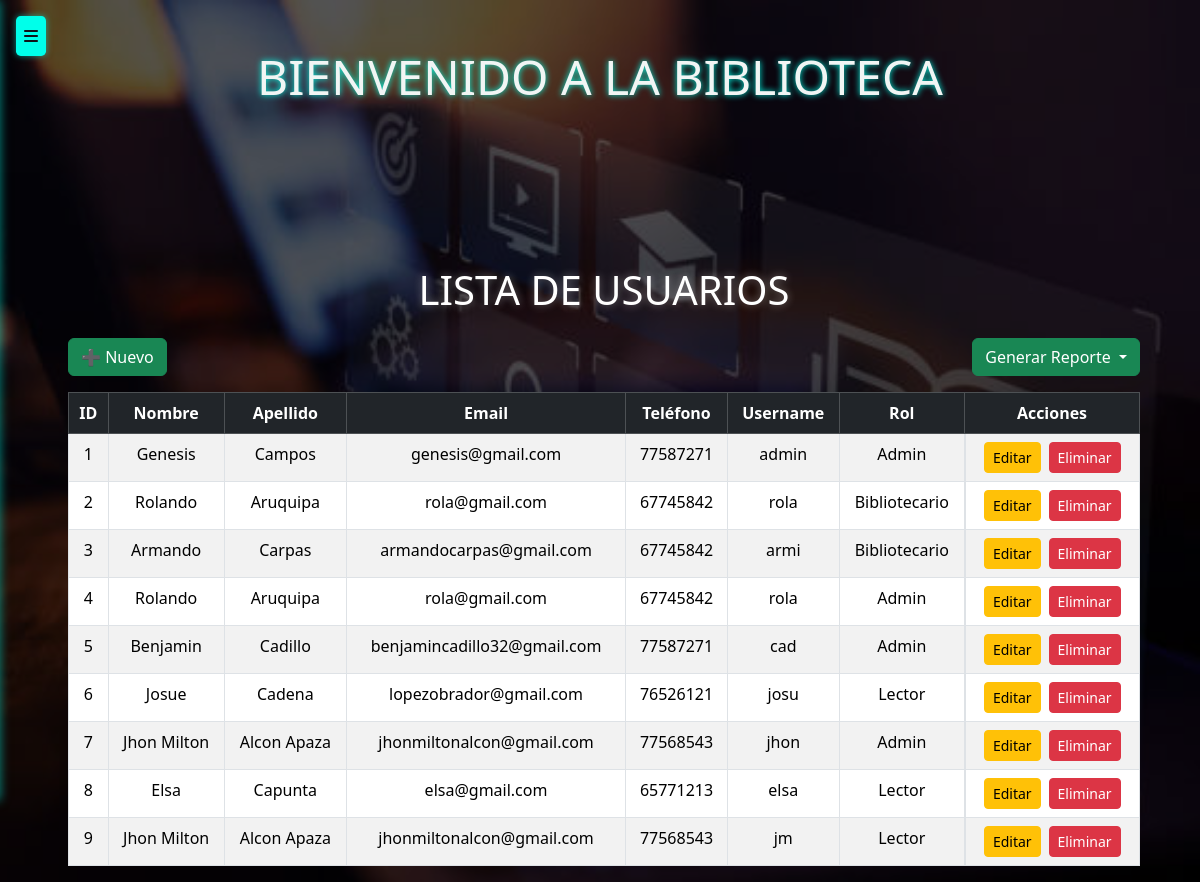
/usuarios/, run on an earlier commit of the app's database.
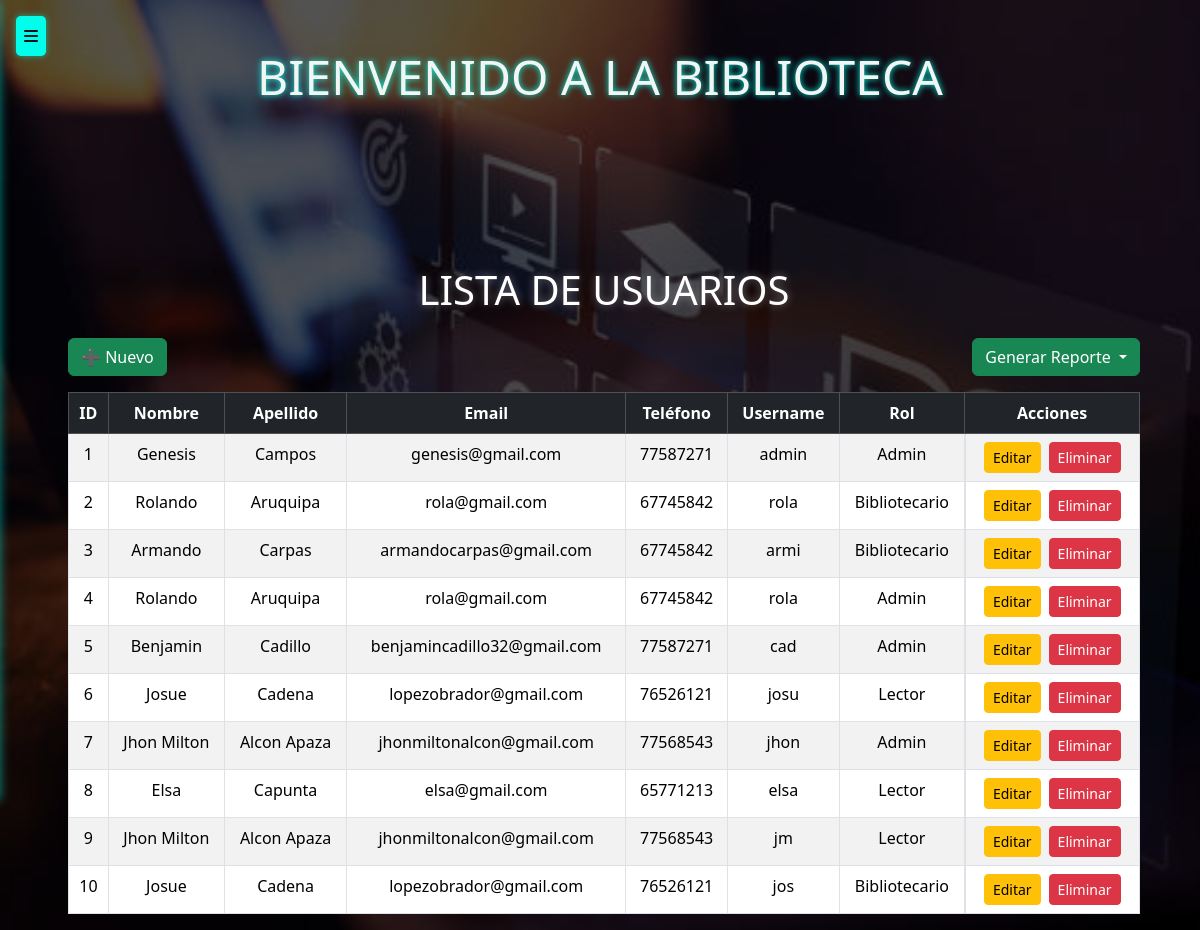
And on a later commit of the database.
### models/usuario_model.py (models this page shows, shortened)
class Usuario(db.Model):
    __tablename__ = "usuarios"
    id = db.Column(db.Integer,primary_key=True)
    nombre = db.Column(db.String(80),nullable=False)
    apellido = db.Column(db.String(80),nullable=False)
    email = db.Column(db.String(120),nullable=False)
    telefono = db.Column(db.String(20),nullable=False)
    username = db.Column(db.String(20),nullable=False)
    password = db.Column(db.String,nullable=False)
    tipo = db.Column(db.String(20),nullable=False)
    @staticmethod #no depende de la clase
    def get_all():
        return Usuario.query.all()

### controllers/usuario_controllers.py (the view)
@usuario_bp.route("/")
def index():
    usuarios = Usuario.get_all()
    return usuario_view.list(usuarios)

### views/usuario_view.py (called while the page is built)
def list(usuarios):
    return render_template('usuarios/index.html', usuarios=usuarios)

### templates/usuarios/index.html (shortened to what this page needs)
{% extends 'base.html' %}
{% block content %}
<div class="container mt-4" style="max-width: 1100px;">
  <h1 class="text-center mb-4">Lista de Usuarios</h1>
  <div class="d-flex justify-content-between mb-3">
    <a href="{{ url_for('usuario.create') }}" class="btn btn-success">➕ Nuevo</a>
    <div class="btn-group">
      <button class="btn btn-success dropdown-toggle" data-bs-toggle="dropdown" aria-expanded="false">
        Generar Reporte
      </button>
    </div>
  </div>
  <table class="table table-striped table-bordered text-center mx-auto">
    <thead class="table-dark">
      <tr>
        <th>ID</th>
        <th>Nombre</th>
        <th>Apellido</th>
        <th>Email</th>
        <th>Teléfono</th>
        <th>Username</th>
        <th>Rol</th>
        <th>Acciones</th>
      </tr>
    </thead>
    <tbody>
      {% for item in usuarios %}
      <tr>
        <td>{{ item.id }}</td>
        <td>{{ item.nombre }}</td>
        <td>{{ item.apellido }}</td>
        <td>{{ item.email }}</td>
        <td>{{ item.telefono }}</td>
        <td>{{ item.username }}</td>
        <td>{{ item.tipo }}</td>
        <td class="d-flex justify-content-center gap-2">
          <a href="{{ url_for('usuario.edit', id=item.id) }}" class="btn btn-warning btn-sm">Editar</a>
          <a href="{{ url_for('usuario.delete', id=item.id) }}" class="btn btn-danger btn-sm"
             onclick="return confirm('¿Estás seguro de que deseas eliminar a {{ item.nombre }} {{ item.apellido }}?');">
             Eliminar
          </a>
        </td>
      </tr>
      {% else %}
      <tr>
        <td colspan="8" class="text-center">No hay Usuarios registrados.</td>
      </tr>
      {% endfor %}
    </tbody>
  </table>
</div>
{% endblock %}

What changed in the data, as far as the page shows it:
added Usuario: id "10", nombre "Josue", apellido "Cadena", email "lopezobrador@gmail.com", telefono "76526121", username "jos", tipo "Bibliotecario"
